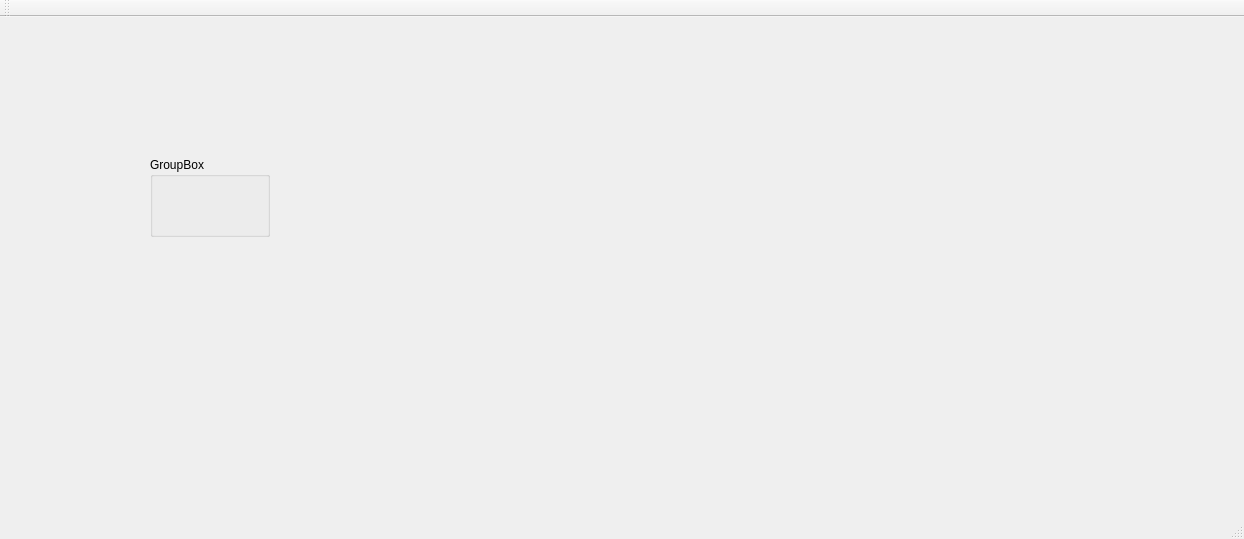
<?xml version="1.0" encoding="UTF-8"?>
<ui version="4.0">
 <class>MainWindow</class>
 <widget class="QMainWindow" name="MainWindow">
  <property name="geometry">
   <rect>
    <x>0</x>
    <y>0</y>
    <width>1244</width>
    <height>539</height>
   </rect>
  </property>
  <property name="windowTitle">
   <string>MainWindow</string>
  </property>
  <widget class="QWidget" name="centralWidget">
   <widget class="QGroupBox" name="groupBox">
    <property name="geometry">
     <rect>
      <x>150</x>
      <y>140</y>
      <width>120</width>
      <height>80</height>
     </rect>
    </property>
    <property name="title">
     <string>GroupBox</string>
    </property>
   </widget>
  </widget>
  <widget class="QMenuBar" name="menuBar">
   <property name="geometry">
    <rect>
     <x>0</x>
     <y>0</y>
     <width>1244</width>
     <height>25</height>
    </rect>
   </property>
  </widget>
  <widget class="QToolBar" name="mainToolBar">
   <attribute name="toolBarArea">
    <enum>TopToolBarArea</enum>
   </attribute>
   <attribute name="toolBarBreak">
    <bool>false</bool>
   </attribute>
  </widget>
  <widget class="QStatusBar" name="statusBar"/>
 </widget>
 <layoutdefault spacing="6" margin="11"/>
 <resources/>
 <connections/>
</ui>
